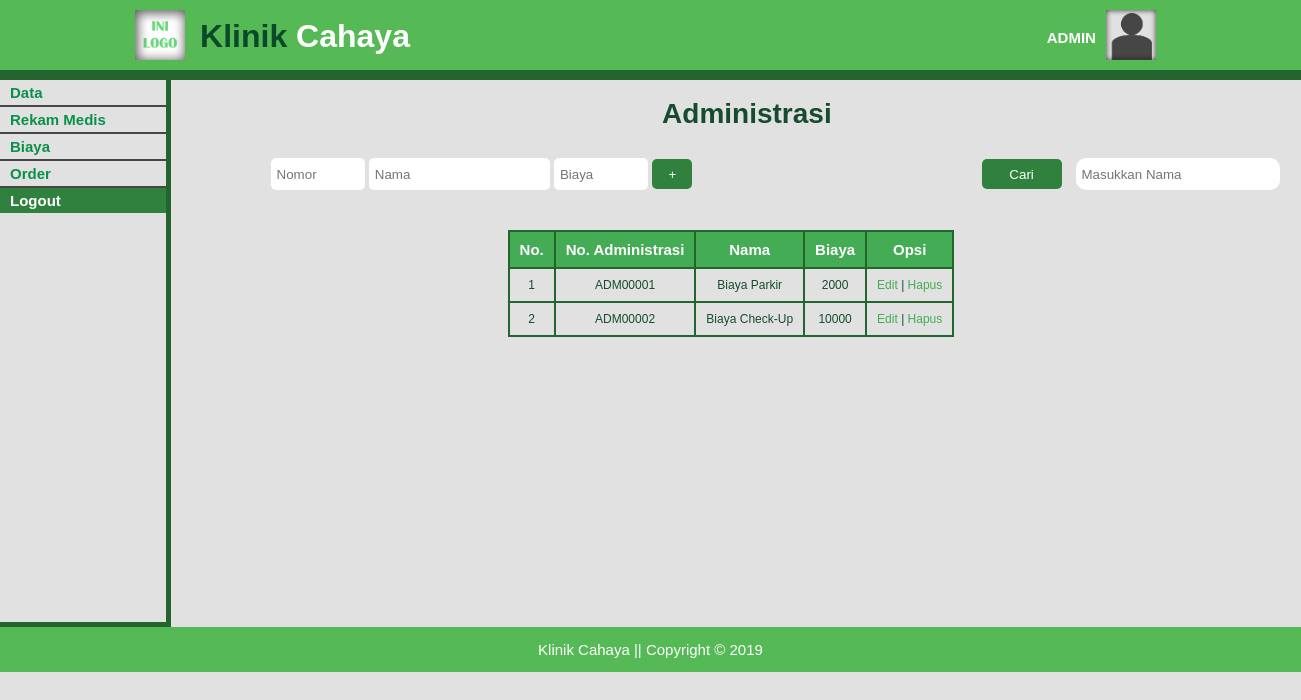
/data_administrasi-a.php (signed in), run on the app's committed database.
### tables this page shows
CREATE TABLE `tb_administrasi` (
  `no_administrasi` varchar(8) NOT NULL,
  `nama` varchar(50) DEFAULT NULL,
  `biaya` int(11) DEFAULT NULL
);

### data_administrasi-a.php (the view, shortened to what this page needs)
<!DOCTYPE html>
<html>
  <head>
    <link rel="stylesheet" href="./css/data-ad_style.css">
  </head>
  <body>
    <header>
      <div class="container">
        <div id="logo">
          <img src="./img/ini_logo.png" alt="Logo">
          <a href="index-a.php"><span class="hightlight">Klinik</span> Cahaya</a>
        </div>
        <div id="profil">
          <img src="./img/pp.png" alt="Profil">
          <h4>ADMIN</h4>
        </div>
      </div>
    </header>
    <section id="sidemenu">
      <div class="container">
        <ul>
          <li class="main">Data
          </li>
          <li class="main"><a href="data_rm-a.php">Rekam Medis</a></li>
					<li class="main">Biaya
          </li>
          <li class="main"><a href="data_order-a.php">Order</a></li>
          <li id="logout"><a href="logout-action.php">Logout</a></li>
        </ul>
      </div>
    </section>
    <section id="content">
      <div class="container">
        <div class="title">
          <h2>Administrasi</h2>
        </div>
        <div class="button">
				 <?php
					 include('connect.php');
					 if(isset($_GET['aksi'])){
						 if($_GET['aksi'] == 'update'){
							 		update($connect);
						 }elseif($_GET['aksi'] == 'delete'){
							 		delete($connect);
						 }
					 }else{
						 ?>
						 <form class="add" action="" method="post">
	           	<input style="width:90px;" type="text" name="no_adminis" placeholder="&nbsp;Nomor">
	 						<input type="text" name="nama_adminis" placeholder="&nbsp;Nama">
	 						<input style="width:90px;" type="text" name="biaya_adminis" placeholder="&nbsp;Biaya">
	 						<input class="submit" style="width:40px;" type="submit" name="tmbh" value="+">
	           </form>
						 <?php
					 }
				 ?>
					<form class="search" action="" method="post">
						<input class="submit" type="submit" name="cariB" value="Cari">
	          <input class="text" type="text" name="cari" placeholder="&nbsp;Masukkan Nama">
					</form>
        </div>
        <br>
        <div class="table">
          <table border=1px>
            <tr>
              <th>No.</th>
              <th>No. Administrasi</th>
              <th>Nama</th>
              <th>Biaya</th>
              <th>Opsi</th>
            </tr>
            <?php
              include('connect.php');
							$cari = empty($_POST['cariB']) ? '' : $_POST['cariB'];
							$inputan = empty($_POST['cari']) ? '' : $_POST['cari'];
							if (isset($cari)) {
								if ($inputan != "") {
									$sql = mysqli_query($connect,"SELECT * FROM tb_administrasi WHERE nama like '%$inputan%'");
								}else{
									$sql = mysqli_query($connect,"SELECT * FROM tb_administrasi");
								}
							}else{
									$sql = mysqli_query($connect,"SELECT * FROM tb_administrasi");
							}
              $no = 1;
              while ($data = mysqli_fetch_array($sql)) {
              ?>
              <tr>
                <td><?php echo $no++; ?></td>
                <td><?php echo $data['no_administrasi']; ?></td>
                <td><?php echo $data['nama']; ?></td>
                <td><?php echo $data['biaya']; ?></td>
                <td>
                  <a class="edit" href="data_administrasi-a.php?aksi=update&id=<?php echo $data['no_administrasi'] ?>&nama=<?php echo $data['nama'] ?>&biaya=<?php echo $data['biaya'] ?>">Edit</a> |
                  <a class="hapus" href="data_administrasi-a.php?aksi=delete&id=<?php echo $data['no_administrasi'] ?>">Hapus</a>
                </td>
              </tr>
            <?php  }
             ?>
          </table>
        </div>
      </div>
    </section>
    <footer>
      <div class="container">
        <p>Klinik Cahaya || Copyright &copy; 2019</p>
      </div>
    </footer>
  </body>
</html>

### css/data-ad_style.css (style rules this page uses)
body { background-color: #e1e1e1; font: 15px/1 arial,sans-serif; padding: 0; margin: 0; }
.container { width: 80%; margin: auto; overflow: hidden; }
ul { margin: 0; padding: 0; }
header { padding: 10px 0 10px 0; background-color: #55b955; border-bottom: #24642f 10px solid; color : #ffffff; }
header img { width: 50px; height: 50px; }
header #logo img { float:left; padding-left: 5px; }
header #logo a { text-decoration: none; color: white; font-size: 32px; font-weight: bold; float: left; padding: 10px 0 0 15px; }
header .hightlight { color:#0b4928; }
header #profil img { float: right; padding-right: 15px; }
header #profil h4 { float:right; margin: 0; padding: 20px 10px 0 0; }
#sidemenu { padding: 0 0 0 0; color: #0a9049; font-size: 15px; font-weight: bold; float: left; }
#sidemenu .container { width: 150%; margin: auto; left: auto; right: auto; min-height: 542px; border-right: #24642f 5px solid; border-bottom: #24642f 5px solid; }
#sidemenu .main { border-bottom: #464646 2px solid; }
#sidemenu ul li { padding: 5px 0 5px 10px;; }
#sidemenu a { text-decoration: none; color: #0a9049; }
#logout { background-color: #30813e; }
#logout a { color: #ffffff; }
#content { margin: 0; padding: 0 0 0 60px; min-height: 542px; color:#154c2f; text-align: center; float: left; }
#content .container { width:135%; margin:auto; min-height: 500px; }
#content .title { width: 85%; padding: 20px 0 20px 100px; margin: 0; }
#content .button { width: 99%; padding-top: 20px; text-align: right; margin: 0 0 0 0; padding: 10px 0 0 0; }
.add { float: left; margin-left: 100px; }
.add input { border-radius: 5px; border: none; height:30px; }
.search { float: right; }
.submit { background-color: #30813e; color: #ffffff; width: 80px; height: 30px; border: none; border-radius: 5px; margin: 0 10px 0 0; }
.text { border: none; width: 200px; height: 30px; border-radius: 10px; }
#content .title h2 { font-size: 28px; margin: 0; padding: 0; }
#content .table { width:100%; margin: 0; padding: 40px 0 0 0; text-align: -webkit-center; clear: both; }
table { border-collapse: collapse; }
table th, td { border: 2px solid #24642f; padding: 10px; text-align: center; }
th { background-color: #43ac55; color: #ffffff; }
td { font-size: 12px; }
td a { text-decoration: none; color: #43ac55; }
footer { clear: both; background-color: #55b955; text-align: center; color: #ffffff; }

### data on the page
tb_administrasi: no_administrasi "ADM00001", nama "Biaya Parkir", biaya "2000"
tb_administrasi: no_administrasi "ADM00002", nama "Biaya Check-Up", biaya "10000"
